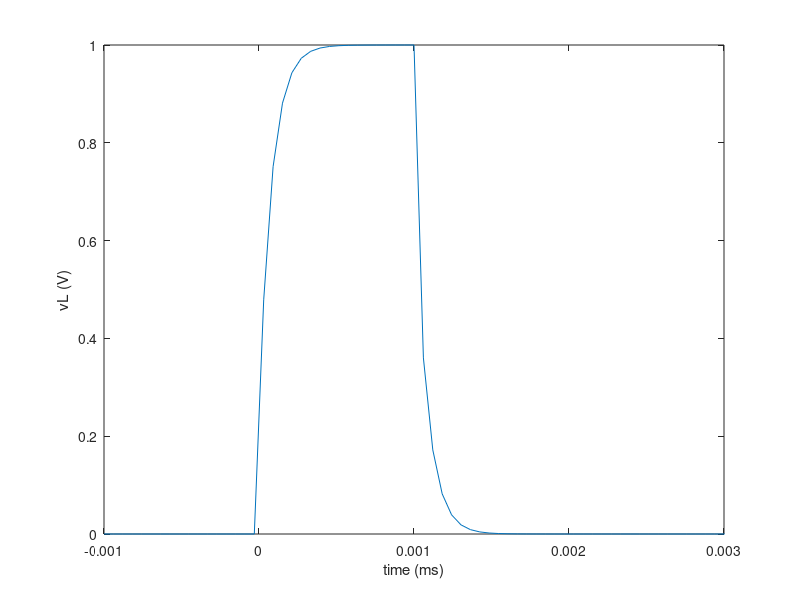
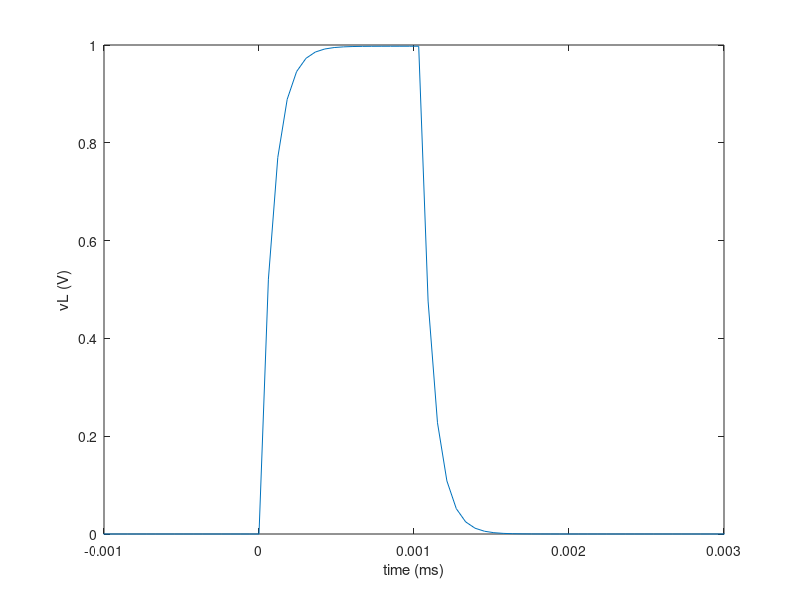

MATLAB code to generate these figures, in order:
clc; clear; close all;

C = 10E-6;
RL = 8.2;
Rs = 20;
Rg = 82;
t = linspace(-0.001,0.005);

h = (1/1300).*1/(C.*(Rs+Rg)).*exp(-1/(RL.*C).*t).*(t >= 0);

t0 = 0.001;
vs = (t >= 0).*(t <= 0.001);

h2 = (1/1300).*1/(C.*(Rs+Rg)).*exp(-1/(RL.*C).*(t-.001)).*(t >= 0);
vL = (1-h).*vs + h2.*(t>0.001);
plot(t,vL);
xlabel("time (ms)")
ylabel("vL (V)")
xlim([-0.001,0.003])

vL = conv(h,vs);
length(t)
length(vL)

t = linspace(-0.002,0.01,199);
figure;
plot(t,vL);
xlabel("time (ms)")
ylabel("vL (V)")
xlim([-0.001,0.003])